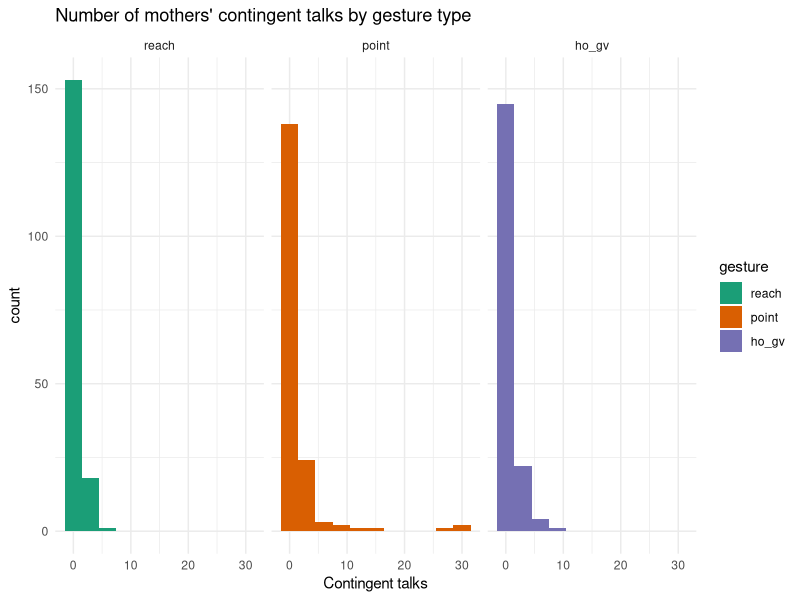
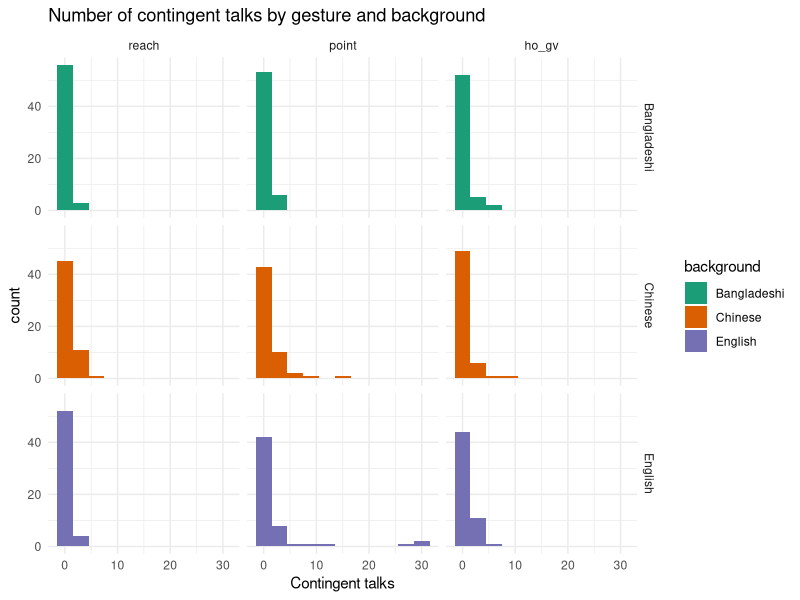
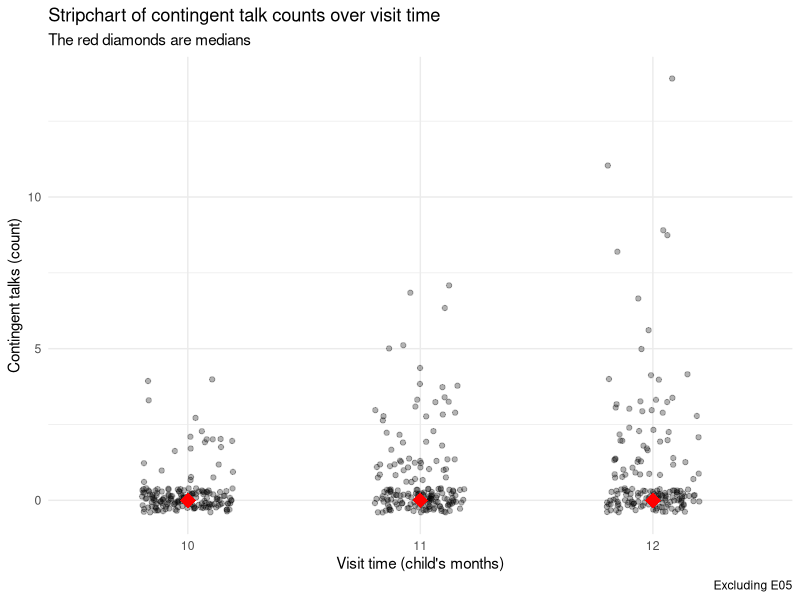
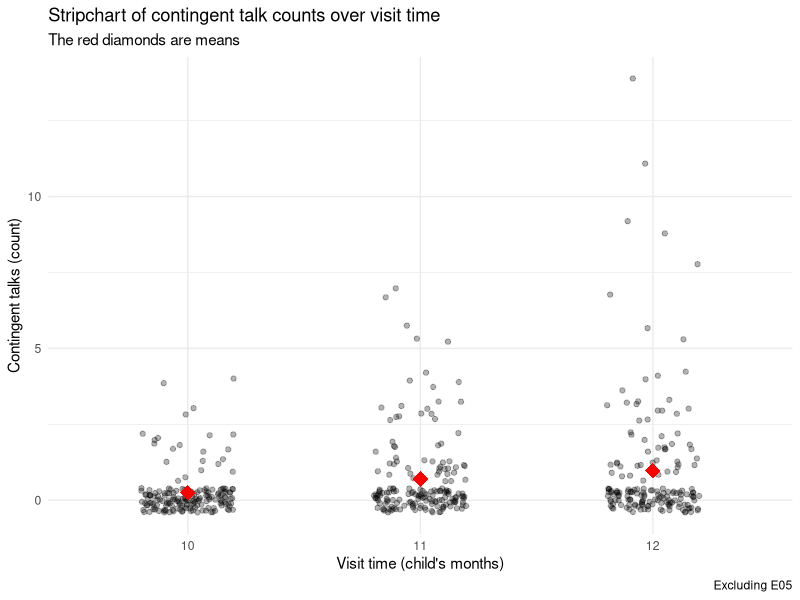
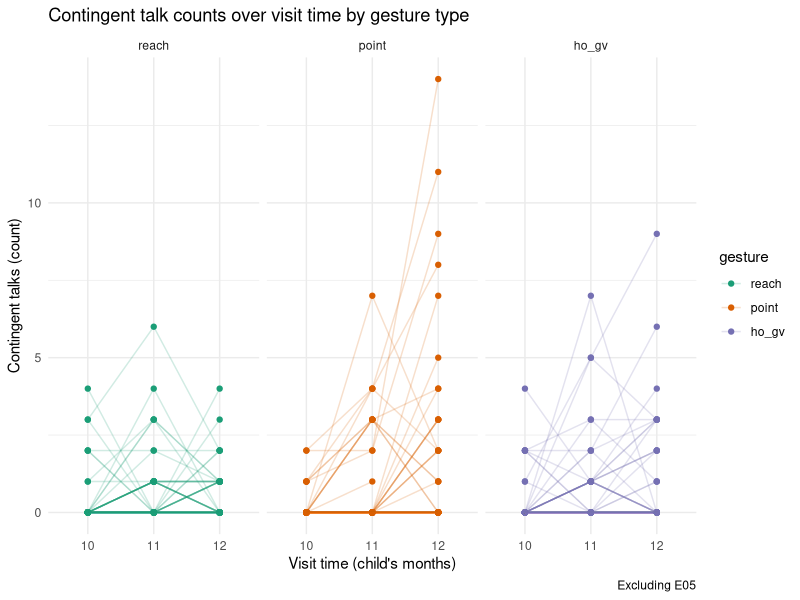
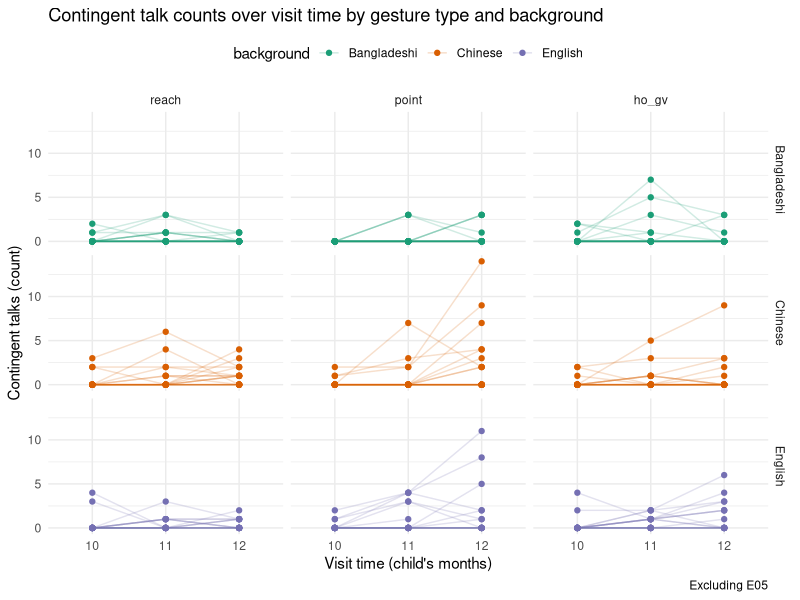

Generate these figures, in order, with R:
## ---- chunk 1
knitr::opts_chunk$set(echo = TRUE)
knitr::opts_chunk$set(echo = FALSE, fig.align = "center")
knitr::opts_knit$set(root.dir = normalizePath("../../"))
library(tidyverse)
theme_set(theme_minimal())
scale_colour_discrete <- function(...) scale_color_brewer(..., type = "qual", palette = "Dark2")
scale_fill_discrete <- function(...) scale_fill_brewer(..., type = "qual", palette = "Dark2")
## ---- chunk 2
gestures <- read_csv("./data/gestures.csv")

gestures_tot <- gestures %>%
  group_by(dyad, background, months, gesture) %>%
  summarise(
    count = sum(count),
    ct = sum(ct)
  ) %>%
  ungroup() %>%
  mutate(
    gesture = factor(gesture, levels = c("reach", "point", "ho_gv"))
  ) %>%
  mutate_if(is.character, as.factor)
## ---- chunk 3
gestures_tot %>%
  ggplot(aes(ct, fill = gesture)) +
  geom_histogram(binwidth = 3) +
  facet_grid(~ gesture) +
  labs(
    title = "Number of mothers' contingent talks by gesture type",
    x = "Contingent talks"
  )
## ---- chunk 4
gestures_tot %>%
  ggplot(aes(ct, fill = background)) +
  geom_histogram(binwidth = 3) +
  facet_grid(background ~ gesture) +
  labs(
    title = "Number of contingent talks by gesture and background",
    x = "Contingent talks"
  )
## ---- chunk 5
gestures_tot %>%
  filter(ct < 20) %>%
  ggplot(aes(as.factor(months), ct)) +
  geom_jitter(width = 0.2, alpha = 0.3) +
  stat_summary(fun.y = median, geom = "point", shape = 18, size = 5, color = "red") +
  labs(
    title = "Stripchart of contingent talk counts over visit time",
    subtitle = "The red diamonds are medians",
    caption = "Excluding E05",
    x = "Visit time (child's months)",
    y = "Contingent talks (count)"
  )
## ---- chunk 6
gestures_tot %>%
  filter(ct < 20) %>%
  ggplot(aes(as.factor(months), ct)) +
  geom_jitter(width = 0.2, alpha = 0.3) +
  stat_summary(fun.y = mean, geom = "point", shape = 18, size = 5, color = "red") +
  labs(
    title = "Stripchart of contingent talk counts over visit time",
    subtitle = "The red diamonds are means",
    caption = "Excluding E05",
    x = "Visit time (child's months)",
    y = "Contingent talks (count)"
  )
## ---- chunk 7
gestures_tot %>%
  filter(ct < 20) %>%
  ggplot(aes(as.factor(months), ct, group = dyad, colour = gesture)) +
  geom_point() +
  geom_line(alpha = 0.2) +
  facet_grid(~ gesture) +
  labs(
    title = "Contingent talk counts over visit time by gesture type",
    caption = "Excluding E05",
    x = "Visit time (child's months)",
    y = "Contingent talks (count)"
  )
## ---- chunk 8
gestures_tot %>%
  filter(ct < 20) %>%
  ggplot(aes(as.factor(months), ct, group = dyad, colour = background)) +
  geom_point() +
  geom_line(alpha = 0.2) +
  facet_grid(background ~ gesture) +
  labs(
    title = "Contingent talk counts over visit time by gesture type and background",
    caption = "Excluding E05",
    x = "Visit time (child's months)",
    y = "Contingent talks (count)"
  ) +
  theme(legend.position = "top")
